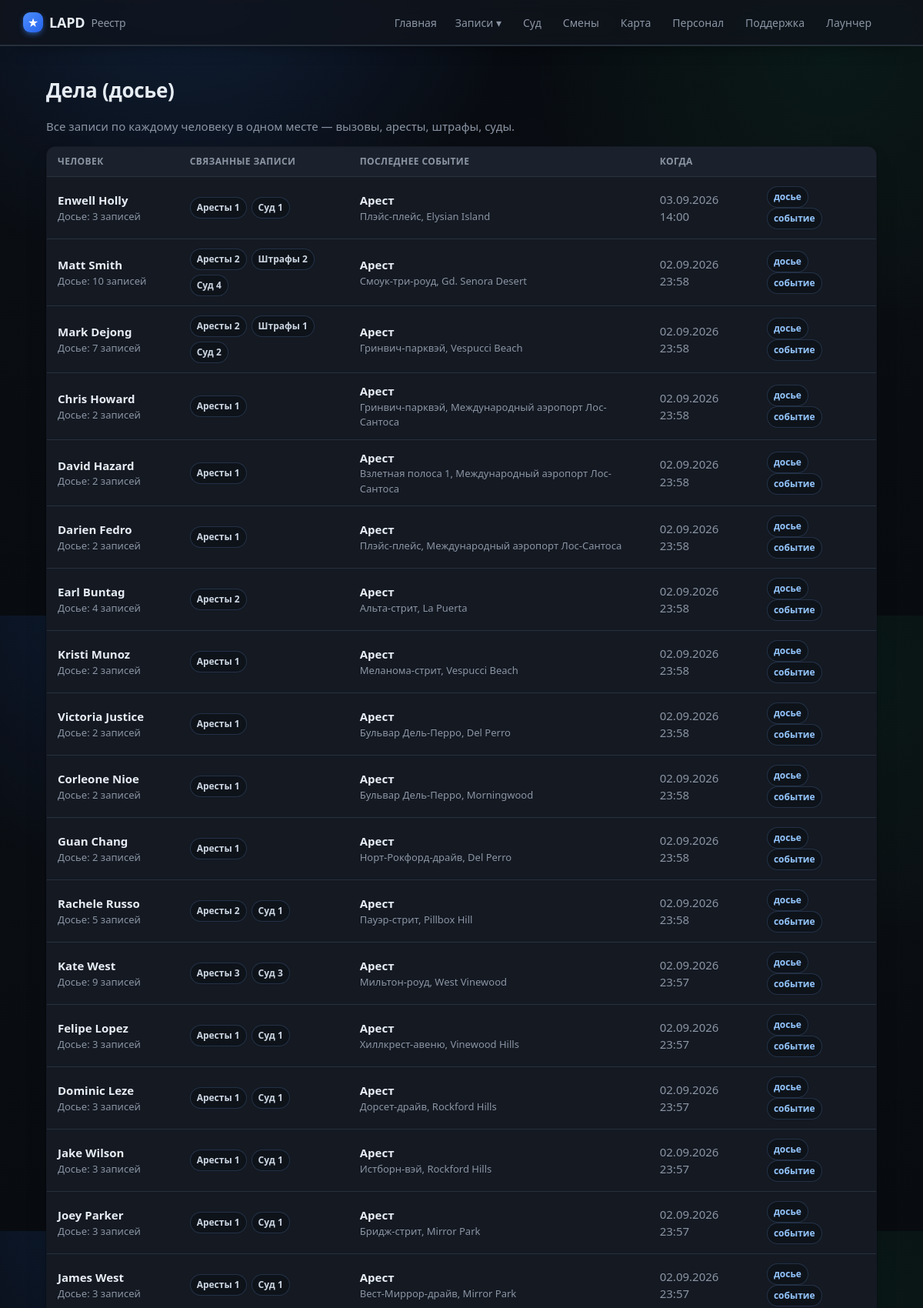
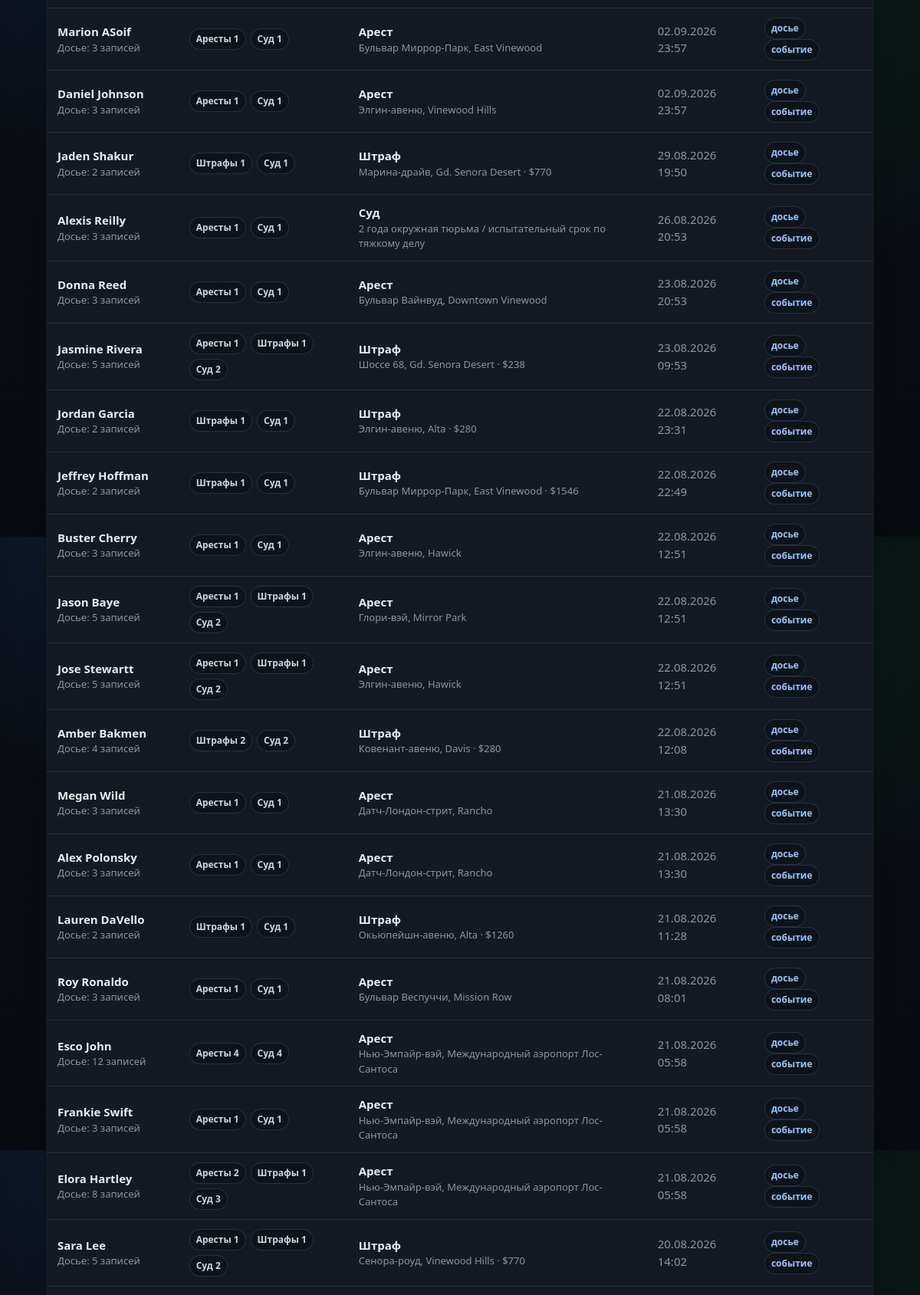
The page /files (upper part) on the database its author committed (2 pictures, top to bottom).
### tables this page shows
CREATE TABLE cases (
                id INTEGER PRIMARY KEY AUTOINCREMENT,
                officer_id INTEGER NOT NULL,
                suspect_name TEXT,
                wanted INTEGER DEFAULT 0,
                license_state TEXT,
                citations INTEGER DEFAULT 0,
                zone TEXT,
                postal TEXT,
                game_time TEXT,
                created_at TEXT NOT NULL,
                screenshot TEXT,
                status TEXT NOT NULL DEFAULT 'submitted',
                discord_sent INTEGER DEFAULT 0,
                vehicle_model TEXT, vehicle_plate TEXT, vehicle_color TEXT,
                charges TEXT, found_items TEXT, reason TEXT, notes TEXT,
                mugshot TEXT, fine INTEGER, bail INTEGER, jail_time TEXT,
                is_test INTEGER DEFAULT 0, external_id TEXT, suspect_dob TEXT,
                FOREIGN KEY (officer_id) REFERENCES officers(id)
            );

CREATE TABLE citations (
                id INTEGER PRIMARY KEY AUTOINCREMENT,
                external_id TEXT UNIQUE,
                officer_id INTEGER,
                subject_name TEXT,
                issued_at TEXT,
                location TEXT,
                charges TEXT,
                fine INTEGER DEFAULT 0,
                notes TEXT
            );

CREATE TABLE court_cases (
                id INTEGER PRIMARY KEY AUTOINCREMENT,
                external_id TEXT UNIQUE,
                subject_name TEXT,
                source TEXT,
                filed_at TEXT,
                status INTEGER,
                outcome INTEGER,
                sentence TEXT,
                notes TEXT,
                judge TEXT, prosecutor TEXT, defense TEXT, courtroom TEXT, plea TEXT,
                appeal_filed INTEGER DEFAULT 0,
                charges TEXT, timeline TEXT,
                synced_at TEXT
            );

### app/main.py (the view)
@app.route("/files")
def files():
    return render_template("files.html", files=db.list_case_files())

### app/db.py (called while the page is built)
def fmt_dt(iso):
    try:
        dt = datetime.datetime.fromisoformat(iso)
        return dt.strftime("%d.%m.%Y %H:%M")
    except Exception:
        return iso or "—"

@contextmanager
def get_conn():
    conn = sqlite3.connect(config.DB_PATH)
    conn.row_factory = sqlite3.Row
    try:
        yield conn
        conn.commit()
    finally:
        conn.close()

def _replace_mojibake_pairs(s):
    for bad, good in sorted(_MOJI_TO_CYR.items(), key=lambda x: len(x[0]), reverse=True):
        s = s.replace(bad, good)
    return s

def _fix_rooms(s):
    return re.sub(r"(\d)([А-Я])", lambda m: m.group(1) + _CYR2LAT.get(m.group(2), m.group(2)), s)

def _cp1251_bytes(s):
    out = bytearray()
    for ch in s:
        try:
            out += ch.encode("cp1251")
        except UnicodeEncodeError:
            code = ord(ch)
            if code < 256:
                out.append(code)
            else:
                raise
    return bytes(out)

def _fix_mojibake(s):
    if not s or not isinstance(s, str):
        return s
    try:
        fixed = _cp1251_bytes(s).decode("utf-8")
    except (UnicodeEncodeError, UnicodeDecodeError, ValueError):
        fixed = s
    else:
        return fixed if re.search(r"[А-Яа-яЁё]", fixed) else s
    def repl(m):
        chunk = m.group(0)
        if not re.search(r"[ЉЊЂЃІЌљњђѓіќ№°]", chunk):
            return chunk
        try:
            return chunk.encode("cp1251").decode("utf-8")
        except (UnicodeEncodeError, UnicodeDecodeError):
            return chunk
    return _replace_mojibake_pairs(re.sub(r"[\u0400-\u04ff\u00a0\u2116°-]+", repl, s))

def _ru_days(n):
    n = int(n)
    if n % 10 == 1 and n % 100 != 11:
        word = "день"
    elif n % 10 in (2, 3, 4) and n % 100 not in (12, 13, 14):
        word = "дня"
    else:
        word = "дней"
    return f"{n} {word} лишения свободы"

### app/main.py (called while the page is built)
@app.context_processor
def inject_globals():
    return {"community": config.COMMUNITY_NAME, "STATUS_RU": db.STATUS_RU,
            "staff_label": db.staff_label,
            "static_export": os.environ.get("STATIC_EXPORT") == "1",
            "build_id": time.strftime("%Y%m%d")}

### app/templates/files.html (shortened to what this page needs)
{% extends "base.html" %}
{% block content %}
<h1>Дела (досье)</h1>
<p class="muted">Все записи по каждому человеку в одном месте — вызовы, аресты, штрафы, суды.</p>
{% if files %}
<table class="tbl">
  <thead><tr><th>Человек</th><th>Связанные записи</th><th>Последнее событие</th><th>Когда</th><th></th></tr></thead>
  <tbody>
  {% for f in files %}
    {% set route = {'callout':'callout_view','arrest':'case_view','citation':'citation_view','court':'court_case_view','warning':none}[f.latest.kind] if f.latest else none %}
    <tr onclick="location='{{ url_for('file_view', name=f.name) }}'">
      <td>
        <a class="row-link" href="{{ url_for('file_view', name=f.name) }}" onclick="event.stopPropagation()"><b>{{ f.name }}</b></a>
        <div class="muted small">Досье: {{ f.count }} записей</div>
      </td>
      <td>
        <div class="record-pills">
          {% if f.arrests %}<span>Аресты {{ f.arrests }}</span>{% endif %}
          {% if f.citations %}<span>Штрафы {{ f.citations }}</span>{% endif %}
          {% if f.court %}<span>Суд {{ f.court }}</span>{% endif %}
        </div>
      </td>
      <td>
        {% if f.latest %}
          <b>{{ f.latest_kind_ru|capitalize }}</b>
          <div class="muted small">
            {% if f.latest.kind == 'callout' %}{{ f.latest.row.callout_type }} · {{ f.latest.row.location or '—' }}
            {% elif f.latest.kind == 'arrest' %}{{ f.latest.row.zone or '—' }}
            {% elif f.latest.kind == 'citation' %}{{ f.latest.row.location or '—' }} · ${{ f.latest.row.fine or 0 }}
            {% elif f.latest.kind == 'warning' %}{{ f.latest.row.reason or '—' }}
            {% elif f.latest.kind == 'court' %}{{ f.latest.title.replace('Суд: ','') }}
            {% endif %}
          </div>
        {% else %}—{% endif %}
      </td>
      <td class="muted">{{ f.latest_when }}</td>
      <td>
        <a class="mini-link" href="{{ url_for('file_view', name=f.name) }}" onclick="event.stopPropagation()">досье</a>
        {% if route %}<a class="mini-link" href="{{ url_for(route, cid=f.latest.id) }}" onclick="event.stopPropagation()">событие</a>{% endif %}
      </td>
    </tr>
  {% endfor %}
  </tbody>
</table>
{% else %}
  <p class="empty">Дел пока нет<span class="empty-sub">Появятся вместе с записями.</span></p>
{% endif %}
{% endblock %}

### app/static/style.css (style rules this page uses)
:root { --bg:#0a0d12; --surface:#141922; --surface2:#1b212c; --border:#28313d; --text:#e7edf4; --muted:#8b95a4; --accent:#3b82f6; --accent2:#2563eb; --wanted:#ef4444; --ok:#22c55e; --gold:#eab308; --shadow:0 1px 2px rgba(0,0,0,.5), 0 12px 28px -16px rgba(0,0,0,.7); --radius:14px; }
* { box-sizing:border-box }
body { margin:0;background:var(--bg);color:var(--text); font-family:system-ui,-apple-system,"Segoe UI",Roboto,sans-serif;font-size:15px;line-height:1.5 }
a { color:inherit;text-decoration:none }
h1 { font-size:24px;margin:.2em 0 .6em }
.tbl { width:100%;border-collapse:collapse;background:var(--surface);border:1px solid var(--border);border-radius:12px;overflow:hidden }
.tbl th { text-align:left;font-size:12px;text-transform:uppercase;letter-spacing:.4px;color:var(--muted); padding:10px 14px;border-bottom:1px solid var(--border) }
.tbl td { padding:11px 14px;border-bottom:1px solid var(--border) }
.tbl tbody tr { cursor:pointer;transition:background .12s }
.row-link { color:var(--text);text-decoration:none }
.record-pills { display:flex;flex-wrap:wrap;gap:6px }
.record-pills span,.mini-link { display:inline-flex;align-items:center;min-height:24px;padding:4px 8px;border-radius:999px; border:1px solid rgba(111,161,226,.22);background:rgba(10,15,23,.6);color:#cbd5e1;font-size:12px;font-weight:700 }
.mini-link { margin-right:5px;color:#93c5fd;text-decoration:none }
.muted { color:var(--muted) }
.small { font-size:13px }
body { font-size:15px;-webkit-font-smoothing:antialiased;text-rendering:optimizeLegibility }
h1 { font-size:26px;font-weight:700;letter-spacing:-.3px }
.card,.stat,.tbl,.staff-row,.court-row,.officer-card,.district,.faq p,.dutylog li,.pen,.metric { box-shadow:var(--shadow) }
.tbl th { background:var(--surface2) }
.tbl td { padding:12px 14px }
body { background: radial-gradient(circle at 20% -10%,rgba(59,130,246,.18),transparent 34%), radial-gradient(circle at 90% 8%,rgba(34,197,94,.08),transparent 30%), linear-gradient(180deg,#070b11 0%,#0a0d12 42%,#080b10 100%); }

### rows shown on the page
cases: name "Enwell Holly", count "3", arrests "1", court "1", latest_kind_ru "Арест", latest.row "Плэйс-плейс, Elysian Island", latest_when "03.09.2026 14:00"
cases: name "Matt Smith", count "10", arrests "2", citations "2", court "4", latest_kind_ru "Арест", latest.row "Смоук-три-роуд, Gd. Senora Desert", latest_when "02.09.2026 23:58"
cases: name "Mark Dejong", count "7", arrests "2", citations "1", court "2", latest_kind_ru "Арест", latest.row "Гринвич-парквэй, Vespucci Beach", latest_when "02.09.2026 23:58"
cases: name "Chris Howard", count "2", arrests "1", latest_kind_ru "Арест", latest.row "Гринвич-парквэй, Международный аэропорт Лос-Сантоса", latest_when "02.09.2026 23:58"
cases: name "David Hazard", count "2", arrests "1", latest_kind_ru "Арест", latest.row "Взлетная полоса 1, Международный аэропорт Лос-Сантоса", latest_when "02.09.2026 23:58"
cases: name "Darien Fedro", count "2", arrests "1", latest_kind_ru "Арест", latest.row "Плэйс-плейс, Международный аэропорт Лос-Сантоса", latest_when "02.09.2026 23:58"
cases: name "Earl Buntag", count "4", arrests "2", latest_kind_ru "Арест", latest.row "Альта-стрит, La Puerta", latest_when "02.09.2026 23:58"
cases: name "Kristi Munoz", count "2", arrests "1", latest_kind_ru "Арест", latest.row "Меланома-стрит, Vespucci Beach", latest_when "02.09.2026 23:58"
cases: name "Victoria Justice", count "2", arrests "1", latest_kind_ru "Арест", latest.row "Бульвар Дель-Перро, Del Perro", latest_when "02.09.2026 23:58"
cases: name "Corleone Nioe", count "2", arrests "1", latest_kind_ru "Арест", latest.row "Бульвар Дель-Перро, Morningwood", latest_when "02.09.2026 23:58"
cases: name "Guan Chang", count "2", arrests "1", latest_kind_ru "Арест", latest.row "Норт-Рокфорд-драйв, Del Perro", latest_when "02.09.2026 23:58"
cases: name "Rachele Russo", count "5", arrests "2", court "1", latest_kind_ru "Арест", latest.row "Пауэр-стрит, Pillbox Hill", latest_when "02.09.2026 23:58"
cases: name "Kate West", count "9", arrests "3", court "3", latest_kind_ru "Арест", latest.row "Мильтон-роуд, West Vinewood", latest_when "02.09.2026 23:57"
cases: name "Felipe Lopez", count "3", arrests "1", court "1", latest_kind_ru "Арест", latest.row "Хиллкрест-авеню, Vinewood Hills", latest_when "02.09.2026 23:57"
cases: name "Dominic Leze", count "3", arrests "1", court "1", latest_kind_ru "Арест", latest.row "Дорсет-драйв, Rockford Hills", latest_when "02.09.2026 23:57"
cases: name "Jake Wilson", count "3", arrests "1", court "1", latest_kind_ru "Арест", latest.row "Истборн-вэй, Rockford Hills", latest_when "02.09.2026 23:57"
cases: name "Joey Parker", count "3", arrests "1", court "1", latest_kind_ru "Арест", latest.row "Бридж-стрит, Mirror Park", latest_when "02.09.2026 23:57"
cases: name "James West", count "3", arrests "1", court "1", latest_kind_ru "Арест", latest.row "Вест-Миррор-драйв, Mirror Park", latest_when "02.09.2026 23:57"
cases: name "Marion ASoif", count "3", arrests "1", court "1", latest_kind_ru "Арест", latest.row "Бульвар Миррор-Парк, East Vinewood", latest_when "02.09.2026 23:57"
cases: name "Daniel Johnson", count "3", arrests "1", court "1", latest_kind_ru "Арест", latest.row "Элгин-авеню, Vinewood Hills", latest_when "02.09.2026 23:57"
citations: name "Jaden Shakur", count "2", citations "1", court "1", latest_kind_ru "Штраф", latest.row "Марина-драйв, Gd. Senora Desert", latest.row "770", latest_when "29.08.2026 19:50"
court_cases: name "Alexis Reilly", count "3", arrests "1", court "1", latest_kind_ru "Суд", latest.title.replace "2 года окружная тюрьма / испытательный срок по тяжкому делу", latest_when "26.08.2026 20:53"
cases: name "Donna Reed", count "3", arrests "1", court "1", latest_kind_ru "Арест", latest.row "Бульвар Вайнвуд, Downtown Vinewood", latest_when "23.08.2026 20:53"
citations: name "Jasmine Rivera", count "5", arrests "1", citations "1", court "2", latest_kind_ru "Штраф", latest.row "Шоссе 68, Gd. Senora Desert", latest.row "238", latest_when "23.08.2026 09:53"
citations: name "Jordan Garcia", count "2", citations "1", court "1", latest_kind_ru "Штраф", latest.row "Элгин-авеню, Alta", latest.row "280", latest_when "22.08.2026 23:31"
citations: name "Jeffrey Hoffman", count "2", citations "1", court "1", latest_kind_ru "Штраф", latest.row "Бульвар Миррор-Парк, East Vinewood", latest.row "1546", latest_when "22.08.2026 22:49"
cases: name "Buster Cherry", count "3", arrests "1", court "1", latest_kind_ru "Арест", latest.row "Элгин-авеню, Hawick", latest_when "22.08.2026 12:51"
cases: name "Jason Baye", count "5", arrests "1", citations "1", court "2", latest_kind_ru "Арест", latest.row "Глори-вэй, Mirror Park", latest_when "22.08.2026 12:51"
cases: name "Jose Stewartt", count "5", arrests "1", citations "1", court "2", latest_kind_ru "Арест", latest.row "Элгин-авеню, Hawick", latest_when "22.08.2026 12:51"
citations: name "Amber Bakmen", count "4", citations "2", court "2", latest_kind_ru "Штраф", latest.row "Ковенант-авеню, Davis", latest.row "280", latest_when "22.08.2026 12:08"
cases: name "Megan Wild", count "3", arrests "1", court "1", latest_kind_ru "Арест", latest.row "Датч-Лондон-стрит, Rancho", latest_when "21.08.2026 13:30"
cases: name "Alex Polonsky", count "3", arrests "1", court "1", latest_kind_ru "Арест", latest.row "Датч-Лондон-стрит, Rancho", latest_when "21.08.2026 13:30"
citations: name "Lauren DaVello", count "2", citations "1", court "1", latest_kind_ru "Штраф", latest.row "Окьюпейшн-авеню, Alta", latest.row "1260", latest_when "21.08.2026 11:28"
cases: name "Roy Ronaldo", count "3", arrests "1", court "1", latest_kind_ru "Арест", latest.row "Бульвар Веспуччи, Mission Row", latest_when "21.08.2026 08:01"
cases: name "Esco John", count "12", arrests "4", court "4", latest_kind_ru "Арест", latest.row "Нью-Эмпайр-вэй, Международный аэропорт Лос-Сантоса", latest_when "21.08.2026 05:58"
cases: name "Frankie Swift", count "3", arrests "1", court "1", latest_kind_ru "Арест", latest.row "Нью-Эмпайр-вэй, Международный аэропорт Лос-Сантоса", latest_when "21.08.2026 05:58"
cases: name "Elora Hartley", count "8", arrests "2", citations "1", court "3", latest_kind_ru "Арест", latest.row "Нью-Эмпайр-вэй, Международный аэропорт Лос-Сантоса", latest_when "21.08.2026 05:58"
citations: name "Sara Lee", count "5", arrests "1", citations "1", court "2", latest_kind_ru "Штраф", latest.row "Сенора-роуд, Vinewood Hills", latest.row "770", latest_when "20.08.2026 14:02"

### other values the page prints
{{ community }} "LAPD"
